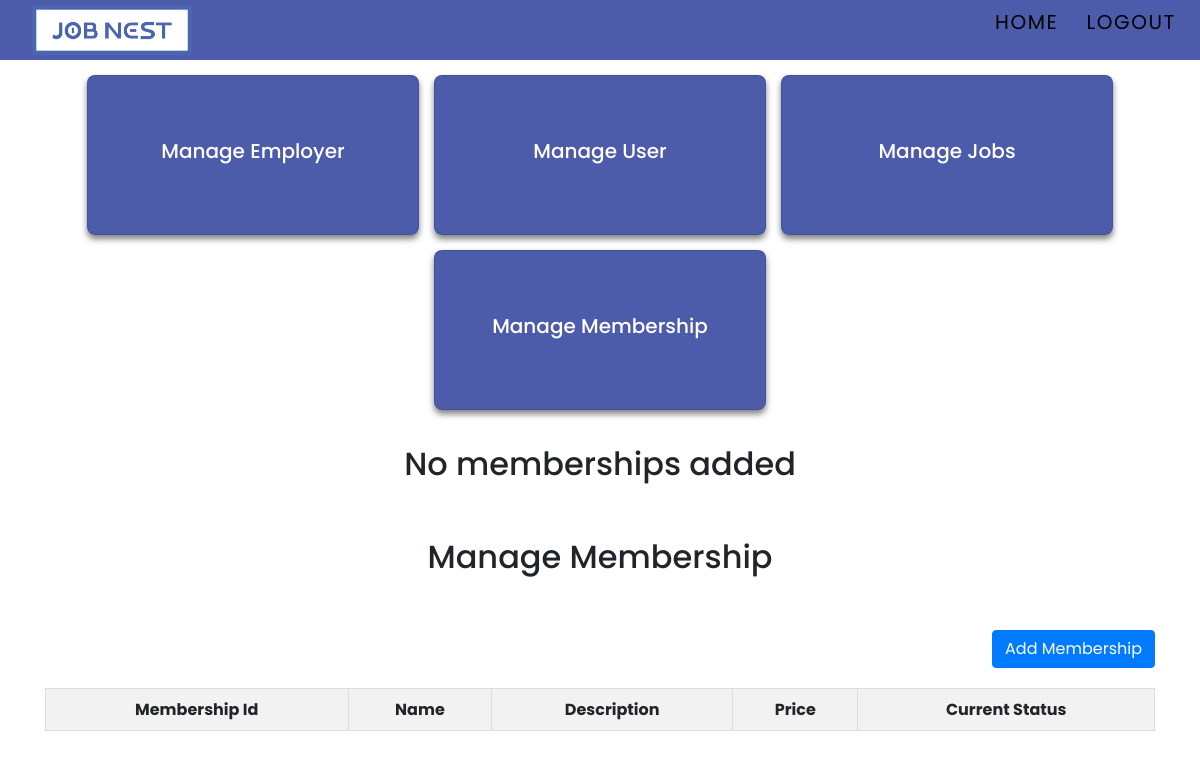
The page /Admin/managemembership.php (signed in) on the database as committed earlier.
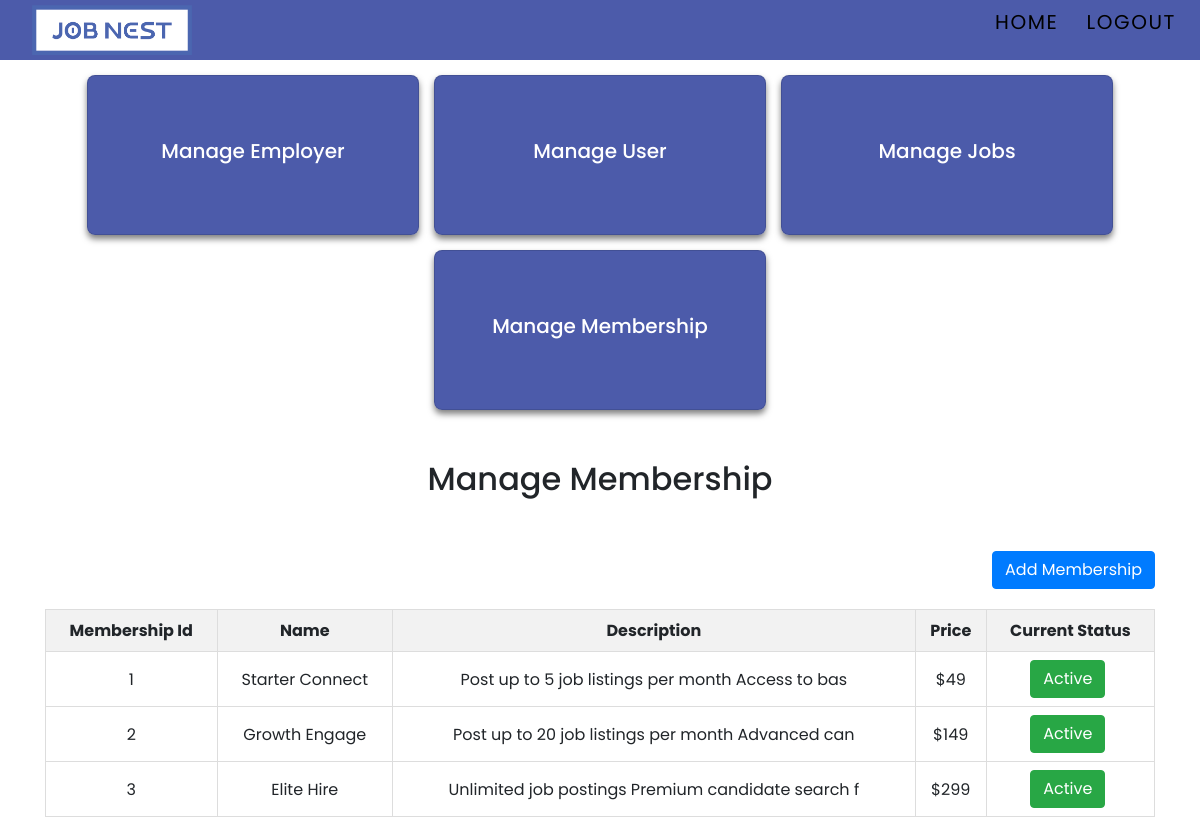
The same page on the database as committed later.
### tables this page shows
CREATE TABLE `tbl_membership` (
  `Membership_id` int(11) NOT NULL,
  `Name` varchar(50) NOT NULL,
  `Description` varchar(255) NOT NULL,
  `Price` float NOT NULL,
  `Status` int(11) NOT NULL
);

### Admin/managemembership.php (the view, shortened to what this page needs)
<?php include 'adminheader.php';
$sql = "SELECT Membership_id, Name, Description, Price, Status FROM tbl_membership";
$result = $dbconnection->query($sql);
$memberships = [];
if ($result->num_rows > 0) {
    while($row = $result->fetch_assoc()) {
        $memberships[] = $row;
    }
} else {
    echo "<h2>No memberships added<h2>";
}
?>
<!DOCTYPE html>
<html>
<head>
    <link rel="stylesheet" href="https://stackpath.bootstrapcdn.com/bootstrap/4.5.2/css/bootstrap.min.css">
</head>
<body>
<div class="container">
    <h2> Manage Membership</h2>
    <div class="table-container">
    <div style="text-align: right; margin-bottom: 20px;">
        <a href="addmembership.php" class="btn btn-primary">Add Membership</a>
    </div>
    <table>
        <thead>
            <tr>
                <th>Membership Id</th>
                <th>Name</th>
                <th>Description</th>
                <th>Price</th>
                <th>Current Status</th>
            </tr>
        </thead>
        <tbody>
        <?php foreach ($memberships as $membership): ?>
            <tr>
            <td><?php echo htmlspecialchars($membership['Membership_id']); ?></td>
            <td><?php echo htmlspecialchars($membership['Name']); ?></td>
            <td><?php echo htmlspecialchars($membership['Description']); ?></td>
            <td>$<?php echo htmlspecialchars($membership['Price']); ?></td>
            <td><form method="post" action="">
                        <center>
                            <button type="submit" class="btn <?php echo $membership['Status'] ? 'btn-success' : 'btn-danger'; ?>" name="toggle_status">
                                <?php echo $membership['Status'] ? 'Active' : 'Inactive'; ?>
                            </button>
                        </center>
                </form>
            </td>
            </tr>
        <?php endforeach; ?>
        </tbody>
    </table>
</div>
</body>
</html>

Rows that differ between the two databases and show on the page:
added tbl_membership: Membership_id "1", Name "Starter Connect", Description "Post up to 5 job listings per month Access to bas", Price "49", Status "Active"
added tbl_membership: Membership_id "2", Name "Growth Engage", Description "Post up to 20 job listings per month Advanced can", Price "149", Status "Active"
added tbl_membership: Membership_id "3", Name "Elite Hire", Description "Unlimited job postings Premium candidate search f", Price "299", Status "Active"
Other text that changed with them:
text no longer shown: "No memberships added"
